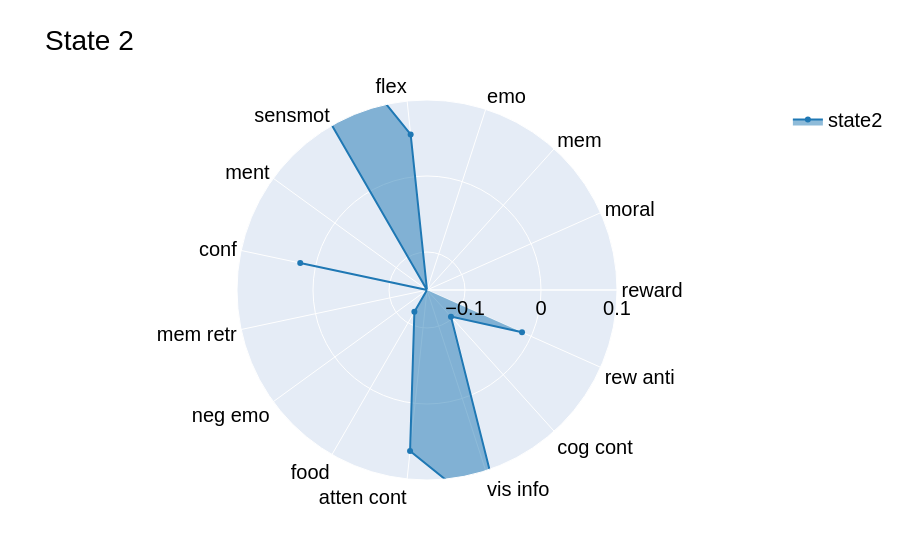

Write notebook code for a chart like this one.
### Code cell
fig = go.Figure()
    
fig.add_trace(go.Scatterpolar(
        r=data['State2'],  
        theta=labels,  
        fill='toself',  
        name='state2',  
        line=dict(color=colors[1])  
    ))

fig.update_layout(
    polar=dict(
        radialaxis=dict(
            visible=True,
            tickvals=[ -0.1, 0, 0.1],
            range=[-0.15, 0.1],
            tickangle=0 
        )),
    showlegend=True,
    title=f"State 2",
        font=dict(
        family="Helvetica", 
        size=20,
        color="black",
    )
        )
fig.show()

### Figure 1 — Plotly figure (JSON) as saved in the notebook; plotly's stock layout.template omitted (floating-point values rounded to 4 significant figures)
{"data": [{"fill": "toself", "line": {"color": "rgb(31,120,180)"}, "name": "state2", "r": [-0.2151, -0.4233, -0.2701, -0.4125, 0.05584, 0.5691, -0.3754, 0.02054, -0.3865, -0.2318, -0.1168, 0.06308, 0.1772, -0.1028, -0.01312], "theta": ["reward", "moral", "mem", "emo", "flex", "sensmot", "ment", "conf", "mem retr", "neg emo", "food", "atten cont", "vis info", "cog cont", "rew anti"], "type": "scatterpolar"}], "layout": {"font": {"color": "black", "family": "Helvetica", "size": 20}, "polar": {"radialaxis": {"range": [-0.15, 0.1], "tickangle": 0, "tickvals": [-0.1, 0, 0.1], "visible": true}}, "showlegend": true, "title": {"text": "State 2"}}}
